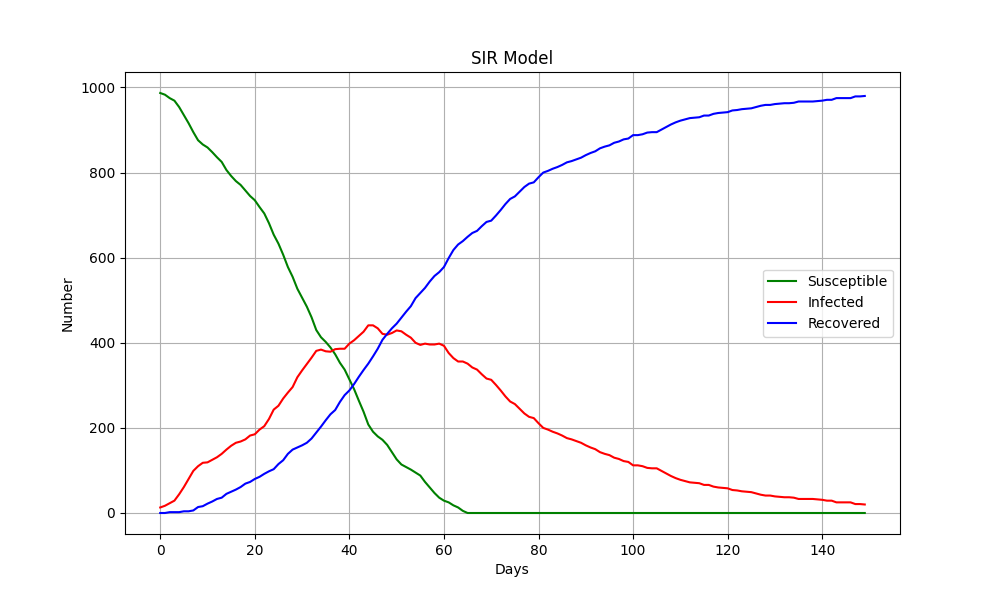

This figure's Python source:
from random import random, randint
import numpy as np
import matplotlib.pyplot as plt
import os
import imageio

# Setting global variable
# Infection_Rate = 0.3
# Population = 100
# Boundary = 50
# Vision = 1
# Infection_Period = 10
# Initial_Infected = 0.4
# Rate_SIR = [0]*3
# walkers = []
# speed = 0.4
# Days = 5

def distance_age(x1, y1, x2, y2):
  return (np.sqrt((x1 - x2)**2 + (y1 - y2)**2))

def color_adjustment(self):
  if self.condition == 0:
      self.color = "green"
  elif self.condition == 1:
      self.color = "red"
  elif self.condition == 2:
      self.color = "blue"

class Walker():
  def __init__(self, id):
    self.id = id
    self.counter = 0 # to count incubation period
    self.x = randint(0, 50)
    self.y = randint(0, 50)
    self.condition = 0
    self.direction = random()*360
    self.color = 0
    self.RN = 0 # RN is Reproduction Number -> to count how many other agents that agent spread the infection to
    self.forsort = 0

  def turn(self):
    self.direction += 60*(random()*0.5)

  def forward(self, speed, Boundary):
    self.x += speed * np.cos(np.radians(self.direction))
    self.y += speed * np.sin(np.radians(self.direction))
    # To loop the agents if its coordinate out of range
    self.x %= Boundary
    self.y %= Boundary

class Universe():
  def __init__(self):
    self.walkers = []
    self.speed = 0.4
    self.Days = 150
    self.Rate_SIR = [0]*3
    self.Infection_Rate = 0.5
    self.Population = 1000
    self.Boundary = 50
    self.Vision = 1.5
    self.Infection_Period = 30
    self.Initial_Infected = 3
  
  def MakeAllAgeSetAroundOwn(self, agt):
    neighbors = []
    for one in self.walkers:
      if one.id == agt.id:
        continue
      distance = distance_age(agt.x, agt.y, one.x, one.y)
      if distance <= self.Vision:
        neighbors.append(one)
        # print(f"Agent {agt.id} checking Agent {one.id}: Distance = {distance}, Vision = {self.Vision}")
    return (neighbors)
  
  def univ_init(self):
    for i in range(self.Population):
      tmp_age = Walker(i)
      self.walkers.append(tmp_age)

    if self.Initial_Infected < 1:
      for one in self.walkers:
        if random() < self.Initial_Infected:
          one.condition = 1
          one.RN = 0
        else:
          one.condition = 0
    else:
      counter = 0
      for one in self.walkers:
        if counter < self.Initial_Infected:
          one.condition = 1
          one.RN = 0
          counter+=1

  def agt_step(self, agt):
    agt.turn()
    agt.forward(self.speed, self.Boundary)
    neighbors = self.MakeAllAgeSetAroundOwn(agt)
    # print(neighbors)
    if agt.condition == 0:
      pass
    elif agt.condition == 1:
      agt.counter += agt.counter
      for one in neighbors:
        if (one.condition == 0) & (random() < self.Infection_Rate):
          one.condition = 1
          one.RN = 0
          agt.RN += 1
      if (1 / self.Infection_Period > random()):
        agt.condition = 2
        agt.counter = 0
    elif agt.condition == 2:
      pass
    # color_adjustment(self)

  def univ_step_begin(self):
    for one in self.walkers:
      one.forsort = random()
    self.walkers = sorted(self.walkers, key=lambda x: x.forsort)
    # for one in self.walkers:
    #   color_adjustment(one)

  def univ_step_end(self):
    for i in range(len(self.Rate_SIR)):
      self.Rate_SIR[i] = 0
    for one in self.walkers:
      self.Rate_SIR[one.condition] += 1
    # print(self.Rate_SIR)
    # for i in range(len(Rate_SIR)):
    #   Rate_SIR[i] /= len(walkers)

  def plot_data(self, data):
    days = list(range(self.Days))
    s = [day[0] for day in data]
    i = [day[1] for day in data]
    r = [day[2] for day in data]

    plt.figure(figsize=(10, 6))
    plt.plot(days, s, label='Susceptible', color='green')
    plt.plot(days, i, label='Infected', color='red')
    plt.plot(days, r, label='Recovered', color='blue')

    plt.xlabel('Days')
    plt.ylabel('Number')
    plt.title('SIR Model')
    plt.legend()
    plt.grid(True)
    plt.savefig('sirmodel.png')
    plt.show

  def plot_walkers(self, day):
    colors = {0: 'green', 1: 'red', 2: 'blue'}
    plt.figure(figsize=(10, 10))
    for one in self.walkers:
        plt.scatter(one.x, one.y, color=colors[one.condition], s=10)
    plt.xlim(0, self.Boundary)
    plt.ylim(0, self.Boundary)
    plt.title(f'Day {day}')
    plt.savefig(f'frames/frame_{day}.png')
    plt.close()

def main():
  data = []
  universe = Universe()
  universe.univ_init()
  for day in range(universe.Days):
    universe.univ_step_begin()
    for one in universe.walkers:
      universe.agt_step(one)
    universe.univ_step_end()
    data.append(universe.Rate_SIR[:])
    universe.plot_walkers(day)
  universe.plot_data(data)

    # Create GIF
  with imageio.get_writer('simulation.gif', mode='I', duration=0.5) as writer:
      for day in range(universe.Days):
          filename = f'frames/frame_{day}.png'
          image = imageio.imread(filename)
          writer.append_data(image)

  # Clean up frames directory
  for day in range(universe.Days):
      os.remove(f'frames/frame_{day}.png')

if __name__ == "__main__":
  main()